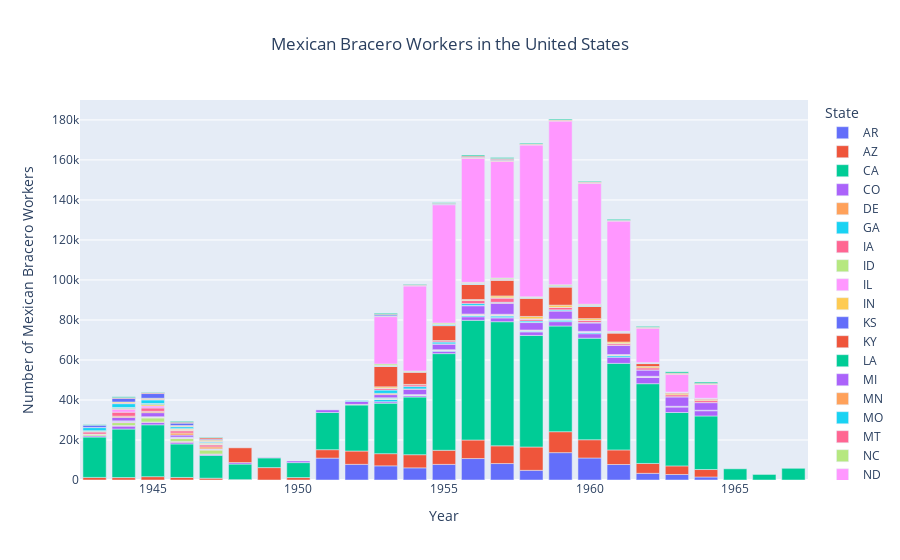

Notebook code cell kept with this figure:
### Markdown cell above
**3. Create a graph that shows the changes in the number of Bracero workers over time.**
*THINGS TO KEEP IN MIND:*
- Many rows have 'NaN' data in the Mexican column.
- Remember to look at the year constraints of the 'Mexican' column.
- You should show these changes referring to *yearly* numbers. Data was collected in specific months, and years often had data collected over many months. However, not all states collected data for the same amount of months. *How will you make sure to represent yearly data without over or under respresenting certain states?*
- You should be able to see each state individually in your final graph through different colors.

### Code cell
## note that this is INTENTIONALLY not giving hints, functions, etc. so that people can struggle through it. there may be many valid solutions.

#they should use the bracero_df from before because it already filtered out NaN and 0 values
braceros_by_year = bracero_df.groupby(['State', 'Year'])['Mexican'].mean().reset_index()

import plotly.express as px

bracerofig = px.bar(braceros_by_year, x='Year', y='Mexican', color='State', title='Mexican Bracero Workers in the United States',
                   labels={'Mexican': 'Number of Mexican Bracero Workers'})
bracerofig.update_layout(title={'x':0.5, 'xanchor': 'center'})

### Figure 1 — Plotly figure (JSON) as saved in the notebook; plotly's stock layout.template omitted (floating-point values rounded to 4 significant figures)
{"data": [{"alignmentgroup": "True", "hovertemplate": "State=AR<br>Year=%{x}<br>Number of Mexican Bracero Workers=%{y}<extra></extra>", "legendgroup": "AR", "marker": {"color": "#636efa", "pattern": {"shape": ""}}, "name": "AR", "offsetgroup": "AR", "orientation": "v", "showlegend": true, "textposition": "auto", "type": "bar", "x": [1951, 1952, 1953, 1954, 1955, 1956, 1957, 1958, 1959, 1960, 1961, 1962, 1963, 1964], "xaxis": "x", "y": [10950, 7823.0, 7084.0, 6071.0, 7804.0, 10730.0, 8229, 4834.0, 13680.0, 11000.0, 7742.0, 3330, 2756.0, 1509.0], "yaxis": "y"}, {"alignmentgroup": "True", "hovertemplate": "State=AZ<br>Year=%{x}<br>Number of Mexican Bracero Workers=%{y}<extra></extra>", "legendgroup": "AZ", "marker": {"color": "#EF553B", "pattern": {"shape": ""}}, "name": "AZ", "offsetgroup": "AZ", "orientation": "v", "showlegend": true, "textposition": "auto", "type": "bar", "x": [1943, 1944, 1945, 1946, 1947, 1948, 1949, 1950, 1951, 1952, 1953, 1954, 1955, 1956, 1957, 1958, 1959, 1960, 1961, 1962, 1963, 1964], "xaxis": "x", "y": [1293.0, 1208.0, 1672.0, 1281.0, 900.5, 187.2, 6200, 1225, 4208.0, 6658.0, 6082.0, 6576.0, 7055.0, 9256.0, 8850.0, 11660.0, 10470.0, 9118.0, 7295.0, 4938.0, 4296, 3730.0], "yaxis": "y"}, {"alignmentgroup": "True", "hovertemplate": "State=CA<br>Year=%{x}<br>Number of Mexican Bracero Workers=%{y}<extra></extra>", "legendgroup": "CA", "marker": {"color": "#00cc96", "pattern": {"shape": ""}}, "name": "CA", "offsetgroup": "CA", "orientation": "v", "showlegend": true, "textposition": "auto", "type": "bar", "x": [1943, 1944, 1945, 1946, 1947, 1948, 1949, 1950, 1951, 1952, 1953, 1954, 1955, 1956, 1957, 1958, 1959, 1960, 1961, 1962, 1963, 1964, 1965, 1966, 1967], "xaxis": "x", "y": [20180.0, 24250.0, 25930.0, 16750.0, 11410.0, 7783.0, 4858.0, 7475, 18600, 23010.0, 25260.0, 28830.0, 48325, 59840.0, 62050.0, 55780.0, 52830.0, 50780.0, 43270, 39880.0, 26690.0, 26770.0, 5593.0, 2772, 5850], "yaxis": "y"}, {"alignmentgroup": "True", "hovertemplate": "State=CO<br>Year=%{x}<br>Number of Mexican Bracero Workers=%{y}<extra></extra>", "legendgroup": "CO", "marker": {"color": "#ab63fa", "pattern": {"shape": ""}}, "name": "CO", "offsetgroup": "CO", "orientation": "v", "showlegend": true, "textposition": "auto", "type": "bar", "x": [1943, 1944, 1945, 1946, 1947, 1949, 1950, 1953, 1954, 1955, 1956, 1957, 1958, 1959, 1960, 1961, 1962, 1963, 1964], "xaxis": "x", "y": [578.9, 1449.0, 1114.0, 793.2, 518, 234, 812, 710.4, 659.2, 1200, 1784.0, 1924.0, 1762.0, 2167.0, 2232.0, 3033.0, 3192.0, 2811.0, 2625.0], "yaxis": "y"}, {"alignmentgroup": "True", "hovertemplate": "State=DE<br>Year=%{x}<br>Number of Mexican Bracero Workers=%{y}<extra></extra>", "legendgroup": "DE", "marker": {"color": "#FFA15A", "pattern": {"shape": ""}}, "name": "DE", "offsetgroup": "DE", "orientation": "v", "showlegend": true, "textposition": "auto", "type": "bar", "x": [1957], "xaxis": "x", "y": [115], "yaxis": "y"}, {"alignmentgroup": "True", "hovertemplate": "State=GA<br>Year=%{x}<br>Number of Mexican Bracero Workers=%{y}<extra></extra>", "legendgroup": "GA", "marker": {"color": "#19d3f3", "pattern": {"shape": ""}}, "name": "GA", "offsetgroup": "GA", "orientation": "v", "showlegend": true, "textposition": "auto", "type": "bar", "x": [1953, 1954, 1955, 1956, 1957, 1958, 1959, 1960, 1961], "xaxis": "x", "y": [1152, 212.5, 242.3, 646.7, 888, 439, 821, 644.5, 763.5], "yaxis": "y"}, {"alignmentgroup": "True", "hovertemplate": "State=IA<br>Year=%{x}<br>Number of Mexican Bracero Workers=%{y}<extra></extra>", "legendgroup": "IA", "marker": {"color": "#FF6692", "pattern": {"shape": ""}}, "name": "IA", "offsetgroup": "IA", "orientation": "v", "showlegend": true, "textposition": "auto", "type": "bar", "x": [1944, 1945, 1946, 1947, 1953, 1956, 1957, 1958, 1959, 1960, 1961, 1962], "xaxis": "x", "y": [329.2, 292.7, 423.4, 172.6, 40, 30.67, 32, 44, 48.33, 70.67, 193, 98.5], "yaxis": "y"}, {"alignmentgroup": "True", "hovertemplate": "State=ID<br>Year=%{x}<br>Number of Mexican Bracero Workers=%{y}<extra></extra>", "legendgroup": "ID", "marker": {"color": "#B6E880", "pattern": {"shape": ""}}, "name": "ID", "offsetgroup": "ID", "orientation": "v", "showlegend": true, "textposition": "auto", "type": "bar", "x": [1943, 1944, 1945, 1946, 1947, 1953, 1954, 1955, 1956, 1957], "xaxis": "x", "y": [622.5, 1463.0, 2013.0, 1519, 1957.0, 223.8, 159.4, 179.2, 177.2, 127.2], "yaxis": "y"}, {"alignmentgroup": "True", "hovertemplate": "State=IL<br>Year=%{x}<br>Number of Mexican Bracero Workers=%{y}<extra></extra>", "legendgroup": "IL", "marker": {"color": "#FF97FF", "pattern": {"shape": ""}}, "name": "IL", "offsetgroup": "IL", "orientation": "v", "showlegend": true, "textposition": "auto", "type": "bar", "x": [1944, 1945, 1946, 1947, 1953, 1954, 1955, 1956, 1957, 1958, 1959, 1960, 1961, 1962, 1963], "xaxis": "x", "y": [576.8, 312.7, 379.1, 269.2, 24.6, 74.57, 159, 140.7, 150, 112.3, 82.5, 123, 47.5, 113, 35], "yaxis": "y"}, {"alignmentgroup": "True", "hovertemplate": "State=IN<br>Year=%{x}<br>Number of Mexican Bracero Workers=%{y}<extra></extra>", "legendgroup": "IN", "marker": {"color": "#FECB52", "pattern": {"shape": ""}}, "name": "IN", "offsetgroup": "IN", "orientation": "v", "showlegend": true, "textposition": "auto", "type": "bar", "x": [1944, 1945, 1946, 1947, 1952, 1953, 1954, 1955, 1956, 1957, 1958, 1959, 1960, 1961, 1962, 1963, 1964], "xaxis": "x", "y": [74.5, 191.1, 107.2, 86.88, 310, 210.2, 116.2, 166.5, 158, 255.2, 222, 187.4, 218.5, 293, 202.5, 185.5, 101], "yaxis": "y"}, {"alignmentgroup": "True", "hovertemplate": "State=KS<br>Year=%{x}<br>Number of Mexican Bracero Workers=%{y}<extra></extra>", "legendgroup": "KS", "marker": {"color": "#636efa", "pattern": {"shape": ""}}, "name": "KS", "offsetgroup": "KS", "orientation": "v", "showlegend": true, "textposition": "auto", "type": "bar", "x": [1943, 1944, 1945, 1946, 1947, 1956, 1957, 1958, 1959, 1960, 1961, 1962, 1963, 1964], "xaxis": "x", "y": [62.25, 218.9, 104.7, 180.6, 188.6, 28.67, 95, 39, 12.6, 14.17, 34, 78.5, 80.5, 143.3], "yaxis": "y"}, {"alignmentgroup": "True", "hovertemplate": "State=KY<br>Year=%{x}<br>Number of Mexican Bracero Workers=%{y}<extra></extra>", "legendgroup": "KY", "marker": {"color": "#EF553B", "pattern": {"shape": ""}}, "name": "KY", "offsetgroup": "KY", "orientation": "v", "showlegend": true, "textposition": "auto", "type": "bar", "x": [1953, 1956, 1957, 1958, 1959, 1960, 1961], "xaxis": "x", "y": [73.5, 193.5, 142.4, 96, 162.6, 94.25, 57], "yaxis": "y"}, {"alignmentgroup": "True", "hovertemplate": "State=LA<br>Year=%{x}<br>Number of Mexican Bracero Workers=%{y}<extra></extra>", "legendgroup": "LA", "marker": {"color": "#00cc96", "pattern": {"shape": ""}}, "name": "LA", "offsetgroup": "LA", "orientation": "v", "showlegend": true, "textposition": "auto", "type": "bar", "x": [1953], "xaxis": "x", "y": [245.7], "yaxis": "y"}, {"alignmentgroup": "True", "hovertemplate": "State=MI<br>Year=%{x}<br>Number of Mexican Bracero Workers=%{y}<extra></extra>", "legendgroup": "MI", "marker": {"color": "#ab63fa", "pattern": {"shape": ""}}, "name": "MI", "offsetgroup": "MI", "orientation": "v", "showlegend": true, "textposition": "auto", "type": "bar", "x": [1944, 1945, 1946, 1947, 1948, 1951, 1952, 1953, 1954, 1955, 1956, 1957, 1958, 1959, 1960, 1961, 1962, 1963, 1964], "xaxis": "x", "y": [1735, 2040, 1036.0, 54.55, 745.3, 1286.0, 1475.0, 1587.0, 2707.0, 2816.0, 4122.0, 5506.0, 3715, 4062.0, 4258.0, 4545.0, 3177.0, 4736.0, 3814.0], "yaxis": "y"}, {"alignmentgroup": "True", "hovertemplate": "State=MN<br>Year=%{x}<br>Number of Mexican Bracero Workers=%{y}<extra></extra>", "legendgroup": "MN", "marker": {"color": "#FFA15A", "pattern": {"shape": ""}}, "name": "MN", "offsetgroup": "MN", "orientation": "v", "showlegend": true, "textposition": "auto", "type": "bar", "x": [1943, 1944, 1945, 1946, 1947, 1953, 1954, 1955, 1956, 1957, 1958, 1959, 1960, 1961, 1962, 1963, 1964], "xaxis": "x", "y": [235.5, 612, 669.6, 1030.0, 990.9, 615.3, 138, 104, 155, 259.8, 100, 58, 49, 37.5, 29.33, 26.33, 14], "yaxis": "y"}, {"alignmentgroup": "True", "hovertemplate": "State=MO<br>Year=%{x}<br>Number of Mexican Bracero Workers=%{y}<extra></extra>", "legendgroup": "MO", "marker": {"color": "#19d3f3", "pattern": {"shape": ""}}, "name": "MO", "offsetgroup": "MO", "orientation": "v", "showlegend": true, "textposition": "auto", "type": "bar", "x": [1953, 1954, 1955, 1956, 1957, 1958, 1959, 1960], "xaxis": "x", "y": [1650, 1163.0, 906, 938.3, 227.5, 685, 497, 194.8], "yaxis": "y"}, {"alignmentgroup": "True", "hovertemplate": "State=MT<br>Year=%{x}<br>Number of Mexican Bracero Workers=%{y}<extra></extra>", "legendgroup": "MT", "marker": {"color": "#FF6692", "pattern": {"shape": ""}}, "name": "MT", "offsetgroup": "MT", "orientation": "v", "showlegend": true, "textposition": "auto", "type": "bar", "x": [1943, 1944, 1945, 1946, 1947, 1953, 1954, 1955, 1956, 1957, 1958, 1959, 1960, 1961, 1962, 1963, 1964], "xaxis": "x", "y": [1029.0, 1986.0, 1669.0, 1081.0, 986.7, 847, 877.7, 627.7, 1507, 2082.0, 831, 1217, 1002, 798.7, 1011.0, 981.7, 983.5], "yaxis": "y"}, {"alignmentgroup": "True", "hovertemplate": "State=NC<br>Year=%{x}<br>Number of Mexican Bracero Workers=%{y}<extra></extra>", "legendgroup": "NC", "marker": {"color": "#B6E880", "pattern": {"shape": ""}}, "name": "NC", "offsetgroup": "NC", "orientation": "v", "showlegend": true, "textposition": "auto", "type": "bar", "x": [1947], "xaxis": "x", "y": [330.3], "yaxis": "y"}, {"alignmentgroup": "True", "hovertemplate": "State=ND<br>Year=%{x}<br>Number of Mexican Bracero Workers=%{y}<extra></extra>", "legendgroup": "ND", "marker": {"color": "#FF97FF", "pattern": {"shape": ""}}, "name": "ND", "offsetgroup": "ND", "orientation": "v", "showlegend": true, "textposition": "auto", "type": "bar", "x": [1943, 1944, 1945, 1946, 1947, 1953, 1957, 1958, 1959, 1960, 1961], "xaxis": "x", "y": [199.5, 1503.0, 1036.0, 242.2, 58.22, 80, 170, 249, 36, 54, 108], "yaxis": "y"}, {"alignmentgroup": "True", "hovertemplate": "State=NE<br>Year=%{x}<br>Number of Mexican Bracero Workers=%{y}<extra></extra>", "legendgroup": "NE", "marker": {"color": "#FECB52", "pattern": {"shape": ""}}, "name": "NE", "offsetgroup": "NE", "orientation": "v", "showlegend": true, "textposition": "auto", "type": "bar", "x": [1943, 1944, 1945, 1946, 1947, 1953, 1954, 1955, 1956, 1957, 1958, 1959, 1960, 1961, 1962, 1963, 1964], "xaxis": "x", "y": [182.5, 425.7, 684.3, 663.8, 505.9, 698, 209.5, 123.9, 450.8, 896.7, 1202.0, 1072, 811.3, 765.3, 702, 681.8, 546.3], "yaxis": "y"}, {"alignmentgroup": "True", "hovertemplate": "State=NH<br>Year=%{x}<br>Number of Mexican Bracero Workers=%{y}<extra></extra>", "legendgroup": "NH", "marker": {"color": "#636efa", "pattern": {"shape": ""}}, "name": "NH", "offsetgroup": "NH", "orientation": "v", "showlegend": true, "textposition": "auto", "type": "bar", "x": [1956], "xaxis": "x", "y": [79], "yaxis": "y"}, {"alignmentgroup": "True", "hovertemplate": "State=NM<br>Year=%{x}<br>Number of Mexican Bracero Workers=%{y}<extra></extra>", "legendgroup": "NM", "marker": {"color": "#EF553B", "pattern": {"shape": ""}}, "name": "NM", "offsetgroup": "NM", "orientation": "v", "showlegend": true, "textposition": "auto", "type": "bar", "x": [1946, 1948, 1953, 1954, 1955, 1956, 1957, 1958, 1959, 1960, 1961, 1962, 1963, 1964], "xaxis": "x", "y": [22.38, 7356, 10230.0, 6132.0, 7463.0, 7571.0, 7945, 9125.0, 9087.0, 6082.0, 4514.0, 1443.0, 543.8, 393.6], "yaxis": "y"}, {"alignmentgroup": "True", "hovertemplate": "State=NV<br>Year=%{x}<br>Number of Mexican Bracero Workers=%{y}<extra></extra>", "legendgroup": "NV", "marker": {"color": "#00cc96", "pattern": {"shape": ""}}, "name": "NV", "offsetgroup": "NV", "orientation": "v", "showlegend": true, "textposition": "auto", "type": "bar", "x": [1943, 1944, 1945, 1946, 1947, 1953, 1954, 1955, 1956, 1957, 1958, 1959, 1960, 1961, 1962, 1963], "xaxis": "x", "y": [281.1, 304.5, 443.4, 220, 119.1, 82, 60, 43, 22.33, 31, 39.57, 37.71, 60.86, 25.14, 29, 29], "yaxis": "y"}, {"alignmentgroup": "True", "hovertemplate": "State=NY<br>Year=%{x}<br>Number of Mexican Bracero Workers=%{y}<extra></extra>", "legendgroup": "NY", "marker": {"color": "#ab63fa", "pattern": {"shape": ""}}, "name": "NY", "offsetgroup": "NY", "orientation": "v", "showlegend": true, "textposition": "auto", "type": "bar", "x": [1947], "xaxis": "x", "y": [173.7], "yaxis": "y"}, {"alignmentgroup": "True", "hovertemplate": "State=OH<br>Year=%{x}<br>Number of Mexican Bracero Workers=%{y}<extra></extra>", "legendgroup": "OH", "marker": {"color": "#FFA15A", "pattern": {"shape": ""}}, "name": "OH", "offsetgroup": "OH", "orientation": "v", "showlegend": true, "textposition": "auto", "type": "bar", "x": [1944, 1945, 1956, 1957], "xaxis": "x", "y": [129, 80.75, 50, 64], "yaxis": "y"}, {"alignmentgroup": "True", "hovertemplate": "State=OR<br>Year=%{x}<br>Number of Mexican Bracero Workers=%{y}<extra></extra>", "legendgroup": "OR", "marker": {"color": "#19d3f3", "pattern": {"shape": ""}}, "name": "OR", "offsetgroup": "OR", "orientation": "v", "showlegend": true, "textposition": "auto", "type": "bar", "x": [1943, 1944, 1945, 1946, 1947, 1952, 1953, 1955, 1956, 1957, 1958, 1959, 1960, 1961, 1962, 1963, 1964], "xaxis": "x", "y": [1537.0, 1894.0, 1786.0, 901.8, 486, 425.2, 159, 590.5, 349.6, 205, 199, 359, 349, 327, 234, 67, 187], "yaxis": "y"}, {"alignmentgroup": "True", "hovertemplate": "State=SD<br>Year=%{x}<br>Number of Mexican Bracero Workers=%{y}<extra></extra>", "legendgroup": "SD", "marker": {"color": "#FF6692", "pattern": {"shape": ""}}, "name": "SD", "offsetgroup": "SD", "orientation": "v", "showlegend": true, "textposition": "auto", "type": "bar", "x": [1943, 1944, 1945, 1946, 1947, 1953, 1954, 1955, 1956, 1957, 1958, 1959, 1960, 1961, 1962, 1963, 1964], "xaxis": "x", "y": [73.62, 308.2, 340.5, 204.8, 144.8, 185, 209.5, 111, 202, 296, 167.5, 216, 229, 125.5, 84, 49, 51], "yaxis": "y"}, {"alignmentgroup": "True", "hovertemplate": "State=TN<br>Year=%{x}<br>Number of Mexican Bracero Workers=%{y}<extra></extra>", "legendgroup": "TN", "marker": {"color": "#B6E880", "pattern": {"shape": ""}}, "name": "TN", "offsetgroup": "TN", "orientation": "v", "showlegend": true, "textposition": "auto", "type": "bar", "x": [1953, 1954, 1955, 1956, 1957, 1958, 1959, 1960, 1961, 1962], "xaxis": "x", "y": [749.5, 315, 548.7, 376.2, 453.2, 269.8, 503.2, 478.8, 331, 165], "yaxis": "y"}, {"alignmentgroup": "True", "hovertemplate": "State=TX<br>Year=%{x}<br>Number of Mexican Bracero Workers=%{y}<extra></extra>", "legendgroup": "TX", "marker": {"color": "#FF97FF", "pattern": {"shape": ""}}, "name": "TX", "offsetgroup": "TX", "orientation": "v", "showlegend": true, "textposition": "auto", "type": "bar", "x": [1953, 1954, 1955, 1956, 1957, 1958, 1959, 1960, 1961, 1962, 1963, 1964], "xaxis": "x", "y": [23680.0, 42490.0, 59150, 62050.0, 58360.0, 75889, 81808, 60500.0, 55130.0, 17185, 8907.0, 6895], "yaxis": "y"}, {"alignmentgroup": "True", "hovertemplate": "State=UT<br>Year=%{x}<br>Number of Mexican Bracero Workers=%{y}<extra></extra>", "legendgroup": "UT", "marker": {"color": "#FECB52", "pattern": {"shape": ""}}, "name": "UT", "offsetgroup": "UT", "orientation": "v", "showlegend": true, "textposition": "auto", "type": "bar", "x": [1944, 1945, 1946, 1947, 1953, 1954, 1955, 1956, 1957, 1958, 1959, 1960, 1961, 1962, 1963, 1964], "xaxis": "x", "y": [516.2, 492.6, 410.3, 586.8, 234.2, 182, 217.7, 305.2, 461.3, 291.7, 335.6, 259.3, 208.3, 312, 291.3, 275.5], "yaxis": "y"}, {"alignmentgroup": "True", "hovertemplate": "State=WA<br>Year=%{x}<br>Number of Mexican Bracero Workers=%{y}<extra></extra>", "legendgroup": "WA", "marker": {"color": "#636efa", "pattern": {"shape": ""}}, "name": "WA", "offsetgroup": "WA", "orientation": "v", "showlegend": true, "textposition": "auto", "type": "bar", "x": [1943, 1944, 1945, 1946, 1947, 1953, 1954, 1955, 1956, 1957, 1960], "xaxis": "x", "y": [1115.0, 1823.0, 2342.0, 1175.0, 457.2, 605.1, 176.2, 271.5, 242.7, 451.2, 60], "yaxis": "y"}, {"alignmentgroup": "True", "hovertemplate": "State=WI<br>Year=%{x}<br>Number of Mexican Bracero Workers=%{y}<extra></extra>", "legendgroup": "WI", "marker": {"color": "#EF553B", "pattern": {"shape": ""}}, "name": "WI", "offsetgroup": "WI", "orientation": "v", "showlegend": true, "textposition": "auto", "type": "bar", "x": [1944, 1945, 1946, 1947, 1953, 1954, 1955, 1956, 1957, 1958, 1959, 1960, 1961, 1962, 1963, 1964], "xaxis": "x", "y": [344.5, 401, 448.8, 686.9, 351, 251.2, 251.4, 490.3, 424.9, 258.8, 275.8, 307.6, 197.8, 213, 279.8, 314.8], "yaxis": "y"}, {"alignmentgroup": "True", "hovertemplate": "State=WY<br>Year=%{x}<br>Number of Mexican Bracero Workers=%{y}<extra></extra>", "legendgroup": "WY", "marker": {"color": "#00cc96", "pattern": {"shape": ""}}, "name": "WY", "offsetgroup": "WY", "orientation": "v", "showlegend": true, "textposition": "auto", "type": "bar", "x": [1943, 1944, 1945, 1946, 1947, 1953, 1954, 1955, 1956, 1957, 1958, 1959, 1960, 1961, 1962, 1963, 1964], "xaxis": "x", "y": [273.9, 437.9, 247.2, 453, 258.6, 473, 281.2, 282, 523.8, 518.2, 394.8, 434.5, 351.2, 476, 396, 621.7, 592.3], "yaxis": "y"}], "layout": {"autosize": true, "barmode": "relative", "legend": {"title": {"text": "State"}, "tracegroupgap": 0}, "title": {"text": "Mexican Bracero Workers in the United States", "x": 0.5, "xanchor": "center"}, "xaxis": {"anchor": "y", "autorange": true, "domain": [0, 1], "range": [1942.0, 1968.0], "title": {"text": "Year"}, "type": "linear"}, "yaxis": {"anchor": "x", "autorange": true, "domain": [0, 1], "range": [0, 190000.0], "title": {"text": "Number of Mexican Bracero Workers"}, "type": "linear"}}}
